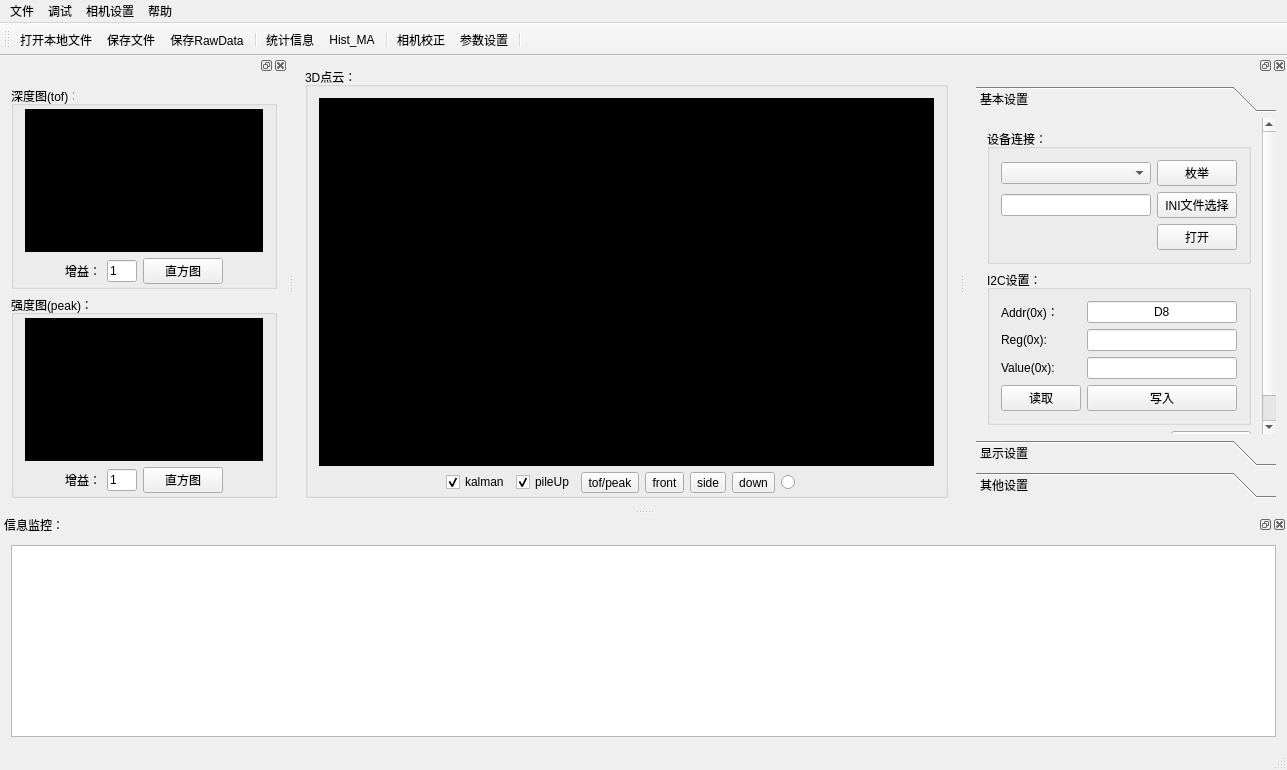
<?xml version="1.0" encoding="UTF-8"?>
<ui version="4.0">
 <class>MainWindow</class>
 <widget class="QMainWindow" name="MainWindow">
  <property name="geometry">
   <rect>
    <x>0</x>
    <y>0</y>
    <width>1287</width>
    <height>770</height>
   </rect>
  </property>
  <property name="windowTitle">
   <string>VI4310_Demo</string>
  </property>
  <property name="windowIcon">
   <iconset>
    <normaloff>icon_1.png</normaloff>icon_1.png</iconset>
  </property>
  <widget class="QWidget" name="centralWidget">
   <layout class="QGridLayout" name="gridLayout_5">
    <item row="0" column="0">
     <widget class="QGroupBox" name="groupBox">
      <property name="title">
       <string>3D点云：</string>
      </property>
      <layout class="QGridLayout" name="gridLayout" rowstretch="15,1">
       <property name="bottomMargin">
        <number>2</number>
       </property>
       <item row="0" column="0">
        <widget class="GLWidget" name="widget" native="true">
         <property name="styleSheet">
          <string notr="true">background-color: rgb(0, 0, 0);</string>
         </property>
        </widget>
       </item>
       <item row="1" column="0">
        <layout class="QHBoxLayout" name="horizontalLayout" stretch="5,0,0,0,1,1,1,1,5">
         <item>
          <spacer name="horizontalSpacer">
           <property name="orientation">
            <enum>Qt::Horizontal</enum>
           </property>
           <property name="sizeHint" stdset="0">
            <size>
             <width>40</width>
             <height>20</height>
            </size>
           </property>
          </spacer>
         </item>
         <item>
          <widget class="QCheckBox" name="kalman_checkBox">
           <property name="text">
            <string>kalman</string>
           </property>
           <property name="checked">
            <bool>true</bool>
           </property>
          </widget>
         </item>
         <item>
          <widget class="QCheckBox" name="pileUp_checkBox">
           <property name="text">
            <string>pileUp</string>
           </property>
           <property name="checked">
            <bool>true</bool>
           </property>
          </widget>
         </item>
         <item>
          <widget class="QToolButton" name="tof_peak_change_toolButton">
           <property name="text">
            <string>tof/peak</string>
           </property>
          </widget>
         </item>
         <item>
          <widget class="QToolButton" name="front_toolButton">
           <property name="text">
            <string>front</string>
           </property>
           <property name="icon">
            <iconset>
             <normaloff>images/ccViewYpos.png</normaloff>images/ccViewYpos.png</iconset>
           </property>
          </widget>
         </item>
         <item>
          <widget class="QToolButton" name="side_toolButton">
           <property name="text">
            <string>side</string>
           </property>
           <property name="icon">
            <iconset>
             <normaloff>images/ccViewXneg.png</normaloff>images/ccViewXneg.png</iconset>
           </property>
          </widget>
         </item>
         <item>
          <widget class="QToolButton" name="down_toolButton">
           <property name="text">
            <string>down</string>
           </property>
           <property name="icon">
            <iconset>
             <normaloff>images/ccViewZpos.png</normaloff>images/ccViewZpos.png</iconset>
           </property>
          </widget>
         </item>
         <item>
          <widget class="QRadioButton" name="filter_radioButton">
           <property name="text">
            <string/>
           </property>
          </widget>
         </item>
         <item>
          <spacer name="horizontalSpacer_2">
           <property name="orientation">
            <enum>Qt::Horizontal</enum>
           </property>
           <property name="sizeHint" stdset="0">
            <size>
             <width>40</width>
             <height>20</height>
            </size>
           </property>
          </spacer>
         </item>
        </layout>
       </item>
      </layout>
     </widget>
    </item>
   </layout>
  </widget>
  <widget class="QMenuBar" name="menuBar">
   <property name="geometry">
    <rect>
     <x>0</x>
     <y>0</y>
     <width>1287</width>
     <height>22</height>
    </rect>
   </property>
   <widget class="QMenu" name="menu">
    <property name="title">
     <string>文件</string>
    </property>
    <addaction name="openFile_action"/>
    <addaction name="saveFile_action"/>
    <addaction name="RawData_action"/>
   </widget>
   <widget class="QMenu" name="menu_2">
    <property name="title">
     <string>调试</string>
    </property>
    <addaction name="statistic_action"/>
    <addaction name="Hist_MA_action"/>
   </widget>
   <widget class="QMenu" name="menu_3">
    <property name="title">
     <string>相机设置</string>
    </property>
    <addaction name="autoCalibration_action"/>
    <addaction name="cameraPara_action"/>
   </widget>
   <widget class="QMenu" name="menu_4">
    <property name="title">
     <string>帮助</string>
    </property>
    <addaction name="about_action"/>
   </widget>
   <addaction name="menu"/>
   <addaction name="menu_2"/>
   <addaction name="menu_3"/>
   <addaction name="menu_4"/>
  </widget>
  <widget class="QToolBar" name="mainToolBar">
   <attribute name="toolBarArea">
    <enum>TopToolBarArea</enum>
   </attribute>
   <attribute name="toolBarBreak">
    <bool>false</bool>
   </attribute>
   <addaction name="openFile_action"/>
   <addaction name="saveFile_action"/>
   <addaction name="RawData_action"/>
   <addaction name="separator"/>
   <addaction name="statistic_action"/>
   <addaction name="Hist_MA_action"/>
   <addaction name="separator"/>
   <addaction name="autoCalibration_action"/>
   <addaction name="cameraPara_action"/>
   <addaction name="separator"/>
  </widget>
  <widget class="QStatusBar" name="statusBar"/>
  <widget class="QDockWidget" name="left_dockWidget">
   <property name="styleSheet">
    <string notr="true"/>
   </property>
   <property name="allowedAreas">
    <set>Qt::BottomDockWidgetArea|Qt::LeftDockWidgetArea|Qt::RightDockWidgetArea</set>
   </property>
   <attribute name="dockWidgetArea">
    <number>1</number>
   </attribute>
   <widget class="QWidget" name="dockWidgetContents">
    <layout class="QGridLayout" name="gridLayout_4">
     <item row="0" column="0">
      <widget class="QGroupBox" name="groupBox_2">
       <property name="title">
        <string>深度图(tof)：</string>
       </property>
       <layout class="QGridLayout" name="gridLayout_2" rowstretch="9,0">
        <property name="topMargin">
         <number>3</number>
        </property>
        <property name="bottomMargin">
         <number>2</number>
        </property>
        <item row="1" column="0">
         <layout class="QHBoxLayout" name="horizontalLayout_2">
          <item>
           <spacer name="horizontalSpacer_3">
            <property name="orientation">
             <enum>Qt::Horizontal</enum>
            </property>
            <property name="sizeHint" stdset="0">
             <size>
              <width>40</width>
              <height>20</height>
             </size>
            </property>
           </spacer>
          </item>
          <item>
           <widget class="QLabel" name="label">
            <property name="text">
             <string>增益：</string>
            </property>
           </widget>
          </item>
          <item>
           <widget class="QLineEdit" name="gain_lineEdit">
            <property name="maximumSize">
             <size>
              <width>30</width>
              <height>16777215</height>
             </size>
            </property>
            <property name="text">
             <string>1</string>
            </property>
           </widget>
          </item>
          <item>
           <widget class="QPushButton" name="tof_Histogram_pushButton">
            <property name="text">
             <string>直方图</string>
            </property>
            <property name="icon">
             <iconset>
              <normaloff>images/ccHistogram.png</normaloff>images/ccHistogram.png</iconset>
            </property>
           </widget>
          </item>
          <item>
           <spacer name="horizontalSpacer_4">
            <property name="orientation">
             <enum>Qt::Horizontal</enum>
            </property>
            <property name="sizeHint" stdset="0">
             <size>
              <width>40</width>
              <height>20</height>
             </size>
            </property>
           </spacer>
          </item>
         </layout>
        </item>
        <item row="0" column="0">
         <widget class="myLabel" name="tof_label">
          <property name="sizePolicy">
           <sizepolicy hsizetype="Preferred" vsizetype="Preferred">
            <horstretch>4</horstretch>
            <verstretch>3</verstretch>
           </sizepolicy>
          </property>
          <property name="sizeIncrement">
           <size>
            <width>4</width>
            <height>3</height>
           </size>
          </property>
          <property name="baseSize">
           <size>
            <width>4</width>
            <height>3</height>
           </size>
          </property>
          <property name="styleSheet">
           <string notr="true">background-color: rgb(0, 0, 0);</string>
          </property>
          <property name="text">
           <string/>
          </property>
          <property name="scaledContents">
           <bool>true</bool>
          </property>
         </widget>
        </item>
       </layout>
      </widget>
     </item>
     <item row="1" column="0">
      <widget class="QGroupBox" name="groupBox_3">
       <property name="title">
        <string>强度图(peak)：</string>
       </property>
       <layout class="QGridLayout" name="gridLayout_3" rowstretch="9,1">
        <property name="topMargin">
         <number>3</number>
        </property>
        <property name="bottomMargin">
         <number>2</number>
        </property>
        <item row="0" column="0">
         <widget class="myLabel" name="peak_label">
          <property name="styleSheet">
           <string notr="true">background-color: rgb(0, 0, 0);</string>
          </property>
          <property name="text">
           <string/>
          </property>
          <property name="scaledContents">
           <bool>true</bool>
          </property>
         </widget>
        </item>
        <item row="1" column="0">
         <layout class="QHBoxLayout" name="horizontalLayout_3">
          <item>
           <spacer name="horizontalSpacer_5">
            <property name="orientation">
             <enum>Qt::Horizontal</enum>
            </property>
            <property name="sizeHint" stdset="0">
             <size>
              <width>40</width>
              <height>20</height>
             </size>
            </property>
           </spacer>
          </item>
          <item>
           <widget class="QLabel" name="label_6">
            <property name="text">
             <string>增益：</string>
            </property>
           </widget>
          </item>
          <item>
           <widget class="QLineEdit" name="gain_peak_lineEdit">
            <property name="maximumSize">
             <size>
              <width>30</width>
              <height>16777215</height>
             </size>
            </property>
            <property name="text">
             <string>1</string>
            </property>
           </widget>
          </item>
          <item>
           <widget class="QPushButton" name="peak_Histogram_pushButton">
            <property name="text">
             <string>直方图</string>
            </property>
            <property name="icon">
             <iconset>
              <normaloff>images/ccHistogram.png</normaloff>images/ccHistogram.png</iconset>
            </property>
           </widget>
          </item>
          <item>
           <spacer name="horizontalSpacer_6">
            <property name="orientation">
             <enum>Qt::Horizontal</enum>
            </property>
            <property name="sizeHint" stdset="0">
             <size>
              <width>40</width>
              <height>20</height>
             </size>
            </property>
           </spacer>
          </item>
         </layout>
        </item>
       </layout>
      </widget>
     </item>
    </layout>
   </widget>
  </widget>
  <widget class="QDockWidget" name="dockWidget">
   <attribute name="dockWidgetArea">
    <number>2</number>
   </attribute>
   <widget class="QWidget" name="dockWidgetContents_3">
    <layout class="QGridLayout" name="gridLayout_6">
     <item row="0" column="0">
      <widget class="QToolBox" name="config_toolBox">
       <property name="minimumSize">
        <size>
         <width>300</width>
         <height>0</height>
        </size>
       </property>
       <property name="currentIndex">
        <number>0</number>
       </property>
       <widget class="QWidget" name="page">
        <property name="geometry">
         <rect>
          <x>0</x>
          <y>0</y>
          <width>300</width>
          <height>342</height>
         </rect>
        </property>
        <attribute name="label">
         <string>基本设置</string>
        </attribute>
        <layout class="QGridLayout" name="gridLayout_12">
         <item row="0" column="0">
          <widget class="QGroupBox" name="groupBox_10">
           <property name="title">
            <string>设备连接：</string>
           </property>
           <layout class="QGridLayout" name="gridLayout_10">
            <item row="0" column="0">
             <layout class="QHBoxLayout" name="horizontalLayout_18" stretch="4,2">
              <item>
               <widget class="QComboBox" name="device_comboBox"/>
              </item>
              <item>
               <widget class="QPushButton" name="EnumDevice_pushButton">
                <property name="text">
                 <string>枚举</string>
                </property>
               </widget>
              </item>
             </layout>
            </item>
            <item row="1" column="0">
             <layout class="QHBoxLayout" name="horizontalLayout_19" stretch="4,2">
              <item>
               <widget class="QLineEdit" name="initFilePath_lineEdit"/>
              </item>
              <item>
               <widget class="QPushButton" name="load_iniFile_pushButton">
                <property name="text">
                 <string>INI文件选择</string>
                </property>
               </widget>
              </item>
             </layout>
            </item>
            <item row="2" column="0">
             <layout class="QHBoxLayout" name="horizontalLayout_20" stretch="4,2">
              <item>
               <spacer name="horizontalSpacer_8">
                <property name="orientation">
                 <enum>Qt::Horizontal</enum>
                </property>
                <property name="sizeHint" stdset="0">
                 <size>
                  <width>128</width>
                  <height>20</height>
                 </size>
                </property>
               </spacer>
              </item>
              <item>
               <widget class="QPushButton" name="openDevice_pushButton">
                <property name="text">
                 <string>打开</string>
                </property>
               </widget>
              </item>
             </layout>
            </item>
           </layout>
          </widget>
         </item>
         <item row="1" column="0">
          <widget class="QGroupBox" name="groupBox_11">
           <property name="title">
            <string>I2C设置：</string>
           </property>
           <layout class="QGridLayout" name="gridLayout_14">
            <item row="0" column="0">
             <layout class="QFormLayout" name="formLayout">
              <item row="0" column="0">
               <widget class="QLabel" name="label_18">
                <property name="sizePolicy">
                 <sizepolicy hsizetype="Expanding" vsizetype="Preferred">
                  <horstretch>0</horstretch>
                  <verstretch>0</verstretch>
                 </sizepolicy>
                </property>
                <property name="text">
                 <string>Addr(0x)：     </string>
                </property>
               </widget>
              </item>
              <item row="0" column="1">
               <widget class="QLineEdit" name="I2C_addr_lineEdit">
                <property name="text">
                 <string>D8</string>
                </property>
                <property name="alignment">
                 <set>Qt::AlignCenter</set>
                </property>
               </widget>
              </item>
              <item row="1" column="0">
               <widget class="QLabel" name="label_19">
                <property name="text">
                 <string>Reg(0x): </string>
                </property>
               </widget>
              </item>
              <item row="1" column="1">
               <widget class="QLineEdit" name="I2C_Reg_lineEdit">
                <property name="alignment">
                 <set>Qt::AlignCenter</set>
                </property>
               </widget>
              </item>
              <item row="2" column="0">
               <widget class="QLabel" name="label_20">
                <property name="text">
                 <string>Value(0x): </string>
                </property>
               </widget>
              </item>
              <item row="2" column="1">
               <widget class="QLineEdit" name="I2C_value_lineEdit">
                <property name="alignment">
                 <set>Qt::AlignCenter</set>
                </property>
               </widget>
              </item>
              <item row="3" column="0">
               <widget class="QPushButton" name="I2C_read_pushButton">
                <property name="text">
                 <string>读取</string>
                </property>
               </widget>
              </item>
              <item row="3" column="1">
               <widget class="QPushButton" name="I2C_write_pushButton">
                <property name="text">
                 <string>写入</string>
                </property>
               </widget>
              </item>
             </layout>
            </item>
           </layout>
          </widget>
         </item>
         <item row="2" column="0">
          <layout class="QHBoxLayout" name="horizontalLayout_5">
           <item>
            <spacer name="horizontalSpacer_7">
             <property name="orientation">
              <enum>Qt::Horizontal</enum>
             </property>
             <property name="sizeHint" stdset="0">
              <size>
               <width>88</width>
               <height>20</height>
              </size>
             </property>
            </spacer>
           </item>
           <item>
            <widget class="QPushButton" name="play_pushButton">
             <property name="text">
              <string>play</string>
             </property>
            </widget>
           </item>
          </layout>
         </item>
         <item row="3" column="0">
          <spacer name="verticalSpacer">
           <property name="orientation">
            <enum>Qt::Vertical</enum>
           </property>
           <property name="sizeHint" stdset="0">
            <size>
             <width>20</width>
             <height>133</height>
            </size>
           </property>
          </spacer>
         </item>
        </layout>
       </widget>
       <widget class="QWidget" name="page_2">
        <property name="geometry">
         <rect>
          <x>0</x>
          <y>0</y>
          <width>300</width>
          <height>342</height>
         </rect>
        </property>
        <attribute name="label">
         <string>显示设置</string>
        </attribute>
        <widget class="QGroupBox" name="groupBox_4">
         <property name="geometry">
          <rect>
           <x>40</x>
           <y>20</y>
           <width>220</width>
           <height>141</height>
          </rect>
         </property>
         <property name="title">
          <string>3D鼠标设置：</string>
         </property>
         <layout class="QGridLayout" name="gridLayout_22">
          <item row="0" column="0">
           <layout class="QHBoxLayout" name="horizontalLayout_9">
            <item>
             <widget class="QLabel" name="label_7">
              <property name="text">
               <string>旋转角度：</string>
              </property>
             </widget>
            </item>
            <item>
             <widget class="QSlider" name="rotate_horizontalSlider">
              <property name="minimum">
               <number>1</number>
              </property>
              <property name="maximum">
               <number>50</number>
              </property>
              <property name="orientation">
               <enum>Qt::Horizontal</enum>
              </property>
             </widget>
            </item>
           </layout>
          </item>
          <item row="1" column="0">
           <layout class="QHBoxLayout" name="horizontalLayout_10">
            <item>
             <widget class="QLabel" name="label_10">
              <property name="text">
               <string>缩放比例：</string>
              </property>
             </widget>
            </item>
            <item>
             <widget class="QSlider" name="scale_horizontalSlider">
              <property name="minimum">
               <number>1</number>
              </property>
              <property name="maximum">
               <number>50</number>
              </property>
              <property name="orientation">
               <enum>Qt::Horizontal</enum>
              </property>
             </widget>
            </item>
           </layout>
          </item>
          <item row="2" column="0">
           <layout class="QHBoxLayout" name="horizontalLayout_13">
            <item>
             <widget class="QLabel" name="label_8">
              <property name="text">
               <string>拖动比例：</string>
              </property>
             </widget>
            </item>
            <item>
             <widget class="QSlider" name="translate_horizontalSlider">
              <property name="minimum">
               <number>10</number>
              </property>
              <property name="maximum">
               <number>100</number>
              </property>
              <property name="orientation">
               <enum>Qt::Horizontal</enum>
              </property>
             </widget>
            </item>
           </layout>
          </item>
         </layout>
        </widget>
        <widget class="QGroupBox" name="groupBox_5">
         <property name="geometry">
          <rect>
           <x>40</x>
           <y>200</y>
           <width>231</width>
           <height>211</height>
          </rect>
         </property>
         <property name="title">
          <string>显示设置：</string>
         </property>
         <layout class="QGridLayout" name="gridLayout_11">
          <item row="0" column="0">
           <widget class="QLabel" name="label_12">
            <property name="text">
             <string>  peak显示阈值：</string>
            </property>
           </widget>
          </item>
          <item row="0" column="1" colspan="2">
           <widget class="QLineEdit" name="peakOffset_lineEdit">
            <property name="text">
             <string>0.0</string>
            </property>
            <property name="alignment">
             <set>Qt::AlignCenter</set>
            </property>
           </widget>
          </item>
          <item row="1" column="0">
           <widget class="QLabel" name="label_14">
            <property name="text">
             <string>      平均帧数：</string>
            </property>
           </widget>
          </item>
          <item row="1" column="1" colspan="2">
           <widget class="QLineEdit" name="averageNum_lineEdit">
            <property name="text">
             <string>1</string>
            </property>
            <property name="alignment">
             <set>Qt::AlignCenter</set>
            </property>
           </widget>
          </item>
          <item row="2" column="0">
           <widget class="QLabel" name="label_9">
            <property name="text">
             <string>Kalman系数(tof)：</string>
            </property>
           </widget>
          </item>
          <item row="2" column="1" colspan="2">
           <widget class="QLineEdit" name="kalmanPara_lineEdit">
            <property name="text">
             <string>1</string>
            </property>
            <property name="alignment">
             <set>Qt::AlignCenter</set>
            </property>
           </widget>
          </item>
          <item row="3" column="0">
           <widget class="QLabel" name="label_22">
            <property name="text">
             <string>Kalman系数(peak)：</string>
            </property>
           </widget>
          </item>
          <item row="3" column="1" colspan="2">
           <widget class="QLineEdit" name="kalmanPara_peak_lineEdit">
            <property name="text">
             <string>1</string>
            </property>
            <property name="alignment">
             <set>Qt::AlignCenter</set>
            </property>
           </widget>
          </item>
          <item row="4" column="0">
           <widget class="QLabel" name="label_13">
            <property name="text">
             <string>只显示中心区域：</string>
            </property>
           </widget>
          </item>
          <item row="4" column="1">
           <widget class="QRadioButton" name="centerShowYes_radioButton">
            <property name="text">
             <string>是</string>
            </property>
           </widget>
          </item>
          <item row="4" column="2">
           <widget class="QRadioButton" name="centerShowNo_radioButton">
            <property name="text">
             <string>否</string>
            </property>
            <property name="checked">
             <bool>false</bool>
            </property>
           </widget>
          </item>
          <item row="5" column="0">
           <widget class="QLabel" name="label_21">
            <property name="text">
             <string>  是否均值过滤：</string>
            </property>
           </widget>
          </item>
          <item row="5" column="1">
           <widget class="QRadioButton" name="centerShowYes_radioButton_2">
            <property name="text">
             <string>是</string>
            </property>
           </widget>
          </item>
          <item row="5" column="2">
           <widget class="QRadioButton" name="centerShowNo_radioButton_2">
            <property name="text">
             <string>否</string>
            </property>
            <property name="checked">
             <bool>true</bool>
            </property>
           </widget>
          </item>
         </layout>
        </widget>
        <widget class="QCheckBox" name="isShowNormalizationPeak_checkBox">
         <property name="geometry">
          <rect>
           <x>60</x>
           <y>170</y>
           <width>121</width>
           <height>18</height>
          </rect>
         </property>
         <property name="text">
          <string>显示归一化的peak</string>
         </property>
        </widget>
       </widget>
       <widget class="QWidget" name="page_3">
        <property name="geometry">
         <rect>
          <x>0</x>
          <y>0</y>
          <width>300</width>
          <height>342</height>
         </rect>
        </property>
        <attribute name="label">
         <string>其他设置</string>
        </attribute>
        <layout class="QGridLayout" name="gridLayout_9">
         <item row="0" column="0">
          <widget class="QGroupBox" name="groupBox_9">
           <property name="title">
            <string>DCR测量：</string>
           </property>
           <layout class="QGridLayout" name="gridLayout_8">
            <item row="0" column="0">
             <layout class="QHBoxLayout" name="horizontalLayout_12">
              <item>
               <widget class="QLabel" name="label_16">
                <property name="text">
                 <string>存储路径：</string>
                </property>
               </widget>
              </item>
              <item>
               <widget class="QLineEdit" name="blackSavePath_lineEdit"/>
              </item>
              <item>
               <widget class="QToolButton" name="balckileSave_toolButton">
                <property name="text">
                 <string>...</string>
                </property>
               </widget>
              </item>
             </layout>
            </item>
            <item row="1" column="0">
             <layout class="QHBoxLayout" name="horizontalLayout_4">
              <item>
               <widget class="QLabel" name="label_2">
                <property name="text">
                 <string>加载行列</string>
                </property>
               </widget>
              </item>
              <item>
               <widget class="QLineEdit" name="rowAndCol_lineEdit"/>
              </item>
              <item>
               <widget class="QToolButton" name="black_rowAndCol_toolButton">
                <property name="text">
                 <string>...</string>
                </property>
               </widget>
              </item>
             </layout>
            </item>
            <item row="2" column="0">
             <layout class="QHBoxLayout" name="horizontalLayout_14">
              <item>
               <widget class="QLabel" name="label_17">
                <property name="text">
                 <string>存储帧数：</string>
                </property>
               </widget>
              </item>
              <item>
               <widget class="QLineEdit" name="black_savedFrame_lineEdit">
                <property name="text">
                 <string>10</string>
                </property>
               </widget>
              </item>
             </layout>
            </item>
            <item row="3" column="0">
             <layout class="QHBoxLayout" name="horizontalLayout_15">
              <item>
               <widget class="QLabel" name="label_11">
                <property name="text">
                 <string>积分时长(reg:3C)：</string>
                </property>
               </widget>
              </item>
              <item>
               <widget class="QLineEdit" name="blackIntegrateTime_lineEdit">
                <property name="text">
                 <string>7</string>
                </property>
               </widget>
              </item>
             </layout>
            </item>
            <item row="4" column="0">
             <widget class="QPlainTextEdit" name="rowAndCol_plainTextEdit"/>
            </item>
            <item row="5" column="0">
             <layout class="QHBoxLayout" name="horizontalLayout_16">
              <item>
               <spacer name="horizontalSpacer_9">
                <property name="orientation">
                 <enum>Qt::Horizontal</enum>
                </property>
                <property name="sizeHint" stdset="0">
                 <size>
                  <width>108</width>
                  <height>20</height>
                 </size>
                </property>
               </spacer>
              </item>
              <item>
               <widget class="QPushButton" name="blackStart_pushButton">
                <property name="text">
                 <string>开始</string>
                </property>
               </widget>
              </item>
             </layout>
            </item>
            <item row="6" column="0">
             <layout class="QHBoxLayout" name="horizontalLayout_17">
              <item>
               <widget class="QLabel" name="label_15">
                <property name="text">
                 <string>frame:</string>
                </property>
               </widget>
              </item>
              <item>
               <widget class="QLabel" name="blackFrame_label">
                <property name="text">
                 <string>0</string>
                </property>
               </widget>
              </item>
             </layout>
            </item>
           </layout>
          </widget>
         </item>
         <item row="1" column="0">
          <spacer name="verticalSpacer_3">
           <property name="orientation">
            <enum>Qt::Vertical</enum>
           </property>
           <property name="sizeHint" stdset="0">
            <size>
             <width>20</width>
             <height>142</height>
            </size>
           </property>
          </spacer>
         </item>
        </layout>
       </widget>
      </widget>
     </item>
    </layout>
   </widget>
  </widget>
  <widget class="QDockWidget" name="dockWidget_2">
   <property name="windowTitle">
    <string>信息监控：</string>
   </property>
   <attribute name="dockWidgetArea">
    <number>8</number>
   </attribute>
   <widget class="QWidget" name="dockWidgetContents_4">
    <layout class="QGridLayout" name="gridLayout_7">
     <item row="0" column="0">
      <widget class="Control_textEdit" name="control_log_textEdit">
       <property name="maximumSize">
        <size>
         <width>16777215</width>
         <height>16777215</height>
        </size>
       </property>
      </widget>
     </item>
    </layout>
   </widget>
  </widget>
  <action name="openFile_action">
   <property name="icon">
    <iconset resource="imgsource.qrc">
     <normaloff>:/new/prefix1/images/ccOpen.png</normaloff>:/new/prefix1/images/ccOpen.png</iconset>
   </property>
   <property name="text">
    <string>打开本地文件</string>
   </property>
  </action>
  <action name="saveFile_action">
   <property name="icon">
    <iconset>
     <normaloff>images/ccSave.png</normaloff>images/ccSave.png</iconset>
   </property>
   <property name="text">
    <string>保存文件</string>
   </property>
  </action>
  <action name="statistic_action">
   <property name="icon">
    <iconset resource="imgsource.qrc">
     <normaloff>:/new/prefix1/images/ccHistogram.png</normaloff>:/new/prefix1/images/ccHistogram.png</iconset>
   </property>
   <property name="text">
    <string>统计信息</string>
   </property>
  </action>
  <action name="autoCalibration_action">
   <property name="icon">
    <iconset resource="imgsource.qrc">
     <normaloff>:/new/prefix1/images/ccPivotAuto.png</normaloff>:/new/prefix1/images/ccPivotAuto.png</iconset>
   </property>
   <property name="text">
    <string>相机校正</string>
   </property>
  </action>
  <action name="about_action">
   <property name="icon">
    <iconset resource="imgsource.qrc">
     <normaloff>:/new/prefix1/images/dbViewportSymbol.png</normaloff>:/new/prefix1/images/dbViewportSymbol.png</iconset>
   </property>
   <property name="text">
    <string>关于</string>
   </property>
  </action>
  <action name="RawData_action">
   <property name="icon">
    <iconset resource="imgsource.qrc">
     <normaloff>:/new/prefix1/images/typePositiveSF.png</normaloff>:/new/prefix1/images/typePositiveSF.png</iconset>
   </property>
   <property name="text">
    <string>保存RawData</string>
   </property>
  </action>
  <action name="cameraPara_action">
   <property name="icon">
    <iconset resource="imgsource.qrc">
     <normaloff>:/new/prefix1/images/photo-camera.svg</normaloff>:/new/prefix1/images/photo-camera.svg</iconset>
   </property>
   <property name="text">
    <string>参数设置</string>
   </property>
  </action>
  <action name="Hist_MA_action">
   <property name="icon">
    <iconset resource="imgsource.qrc">
     <normaloff>:/new/prefix1/images/ccComputeStat.png</normaloff>:/new/prefix1/images/ccComputeStat.png</iconset>
   </property>
   <property name="text">
    <string>Hist_MA</string>
   </property>
  </action>
 </widget>
 <layoutdefault spacing="6" margin="11"/>
 <customwidgets>
  <customwidget>
   <class>myLabel</class>
   <extends>QLabel</extends>
   <header>mylabel.h</header>
  </customwidget>
  <customwidget>
   <class>Control_textEdit</class>
   <extends>QTextEdit</extends>
   <header>control_textedit.h</header>
  </customwidget>
  <customwidget>
   <class>GLWidget</class>
   <extends>QWidget</extends>
   <header>glwidget.h</header>
   <container>1</container>
  </customwidget>
 </customwidgets>
 <resources>
  <include location="imgsource.qrc"/>
 </resources>
 <connections/>
</ui>
